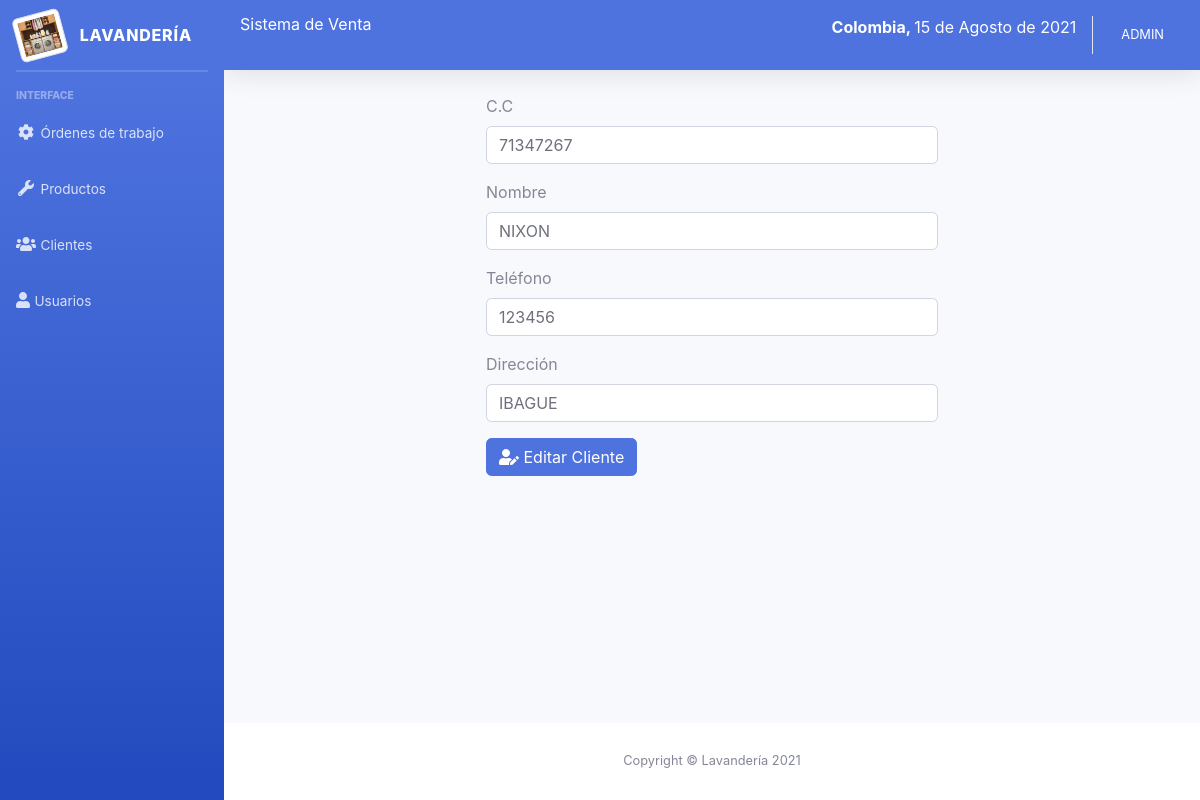
Page /sistema/editar_cliente.php?id=6 (signed in) on the committed database.
### tables this page shows
CREATE TABLE `configuracion` (
  `id` int(11) NOT NULL,
  `dni` int(11) NOT NULL,
  `nombre` varchar(100) NOT NULL,
  `razon_social` varchar(100) NOT NULL,
  `telefono` int(11) NOT NULL,
  `email` varchar(100) NOT NULL,
  `direccion` text NOT NULL,
  `igv` decimal(10,2) NOT NULL
);

CREATE TABLE `cliente` (
  `idcliente` int(11) NOT NULL,
  `dni` int(8) NOT NULL,
  `nombre` varchar(100) NOT NULL,
  `telefono` int(15) NOT NULL,
  `direccion` varchar(200) NOT NULL,
  `profesion` varchar(30) NOT NULL,
  `usuario_id` int(11) NOT NULL
);

### sistema/editar_cliente.php (the view, shortened to what this page needs)
<?php
include "../conexion.php";
$idcliente = $_REQUEST['id'];
$sql = mysqli_query($conexion, "SELECT * FROM cliente WHERE idcliente = $idcliente");
$result_sql = mysqli_num_rows($sql);
if ($result_sql == 0) {
  header("Location: lista_cliente.php");
} else {
  while ($data = mysqli_fetch_array($sql)) {
    $nombre = $data['nombre'];
    $telefono = $data['telefono'];
    $direccion = $data['direccion'];
  }
}
?>
<?php include_once "includes/header.php"; ?>
        <div class="container-fluid">
          <div class="row">
            <div class="col-lg-6 m-auto">
              <form class="" action="" method="post">
                <div class="form-group">
                  <label for="dni">C.C</label>
                  <input type="number" placeholder="Ingrese cédula de ciudadanía" name="dni" id="dni" class="form-control" value="<?php echo $dni; ?>">
                </div>
                <div class="form-group">
                  <label for="nombre">Nombre</label>
                  <input type="text" placeholder="Ingrese Nombre" name="nombre" class="form-control" id="nombre" value="<?php echo $nombre; ?>">
                </div>
                <div class="form-group">
                  <label for="telefono">Teléfono</label>
                  <input type="number" placeholder="Ingrese Teléfono" name="telefono" class="form-control" id="telefono" value="<?php echo $telefono; ?>">
                </div>
                <div class="form-group">
                  <label for="direccion">Dirección</label>
                  <input type="text" placeholder="Ingrese Direccion" name="direccion" class="form-control" id="direccion" value="<?php echo $direccion; ?>">
                </div>
                <button type="submit" class="btn btn-primary"><i class="fas fa-user-edit"></i> Editar Cliente</button>
              </form>
            </div>
          </div>
        </div>
      </div>
      <?php include_once "includes/footer.php"; ?>

### rows in the picture
configuracion: dni "71347267"
cliente: nombre "NIXON", telefono "123456", direccion "IBAGUE"

### other values in the picture
fechaPeru() "15 de Agosto de 2021"
$_SESSION['nombre'] "ADMIN"
